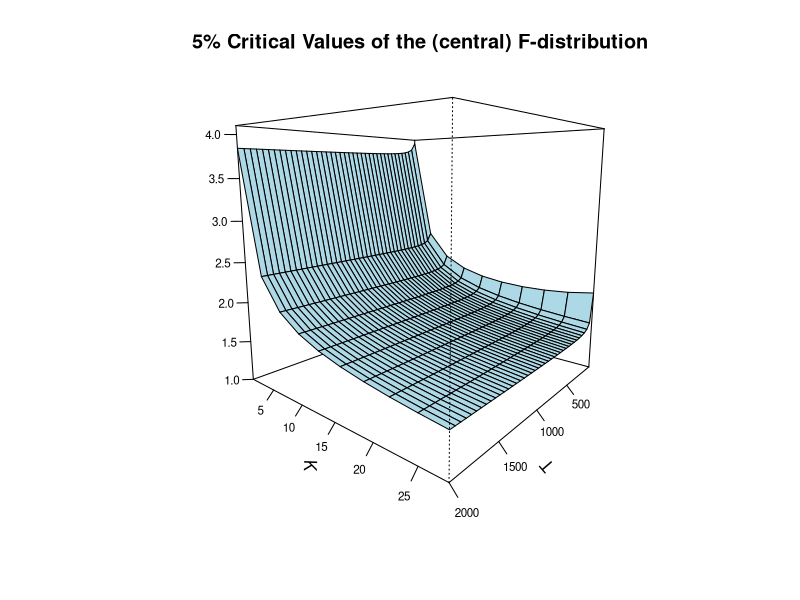
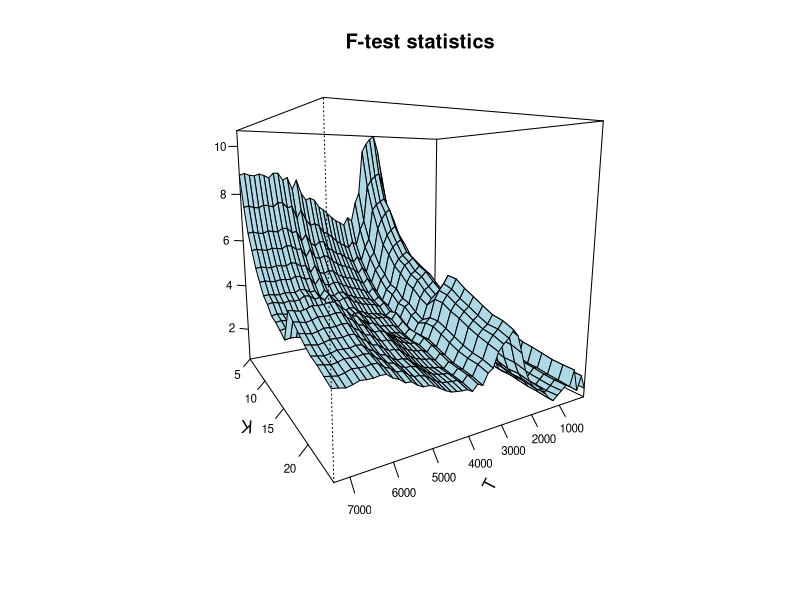
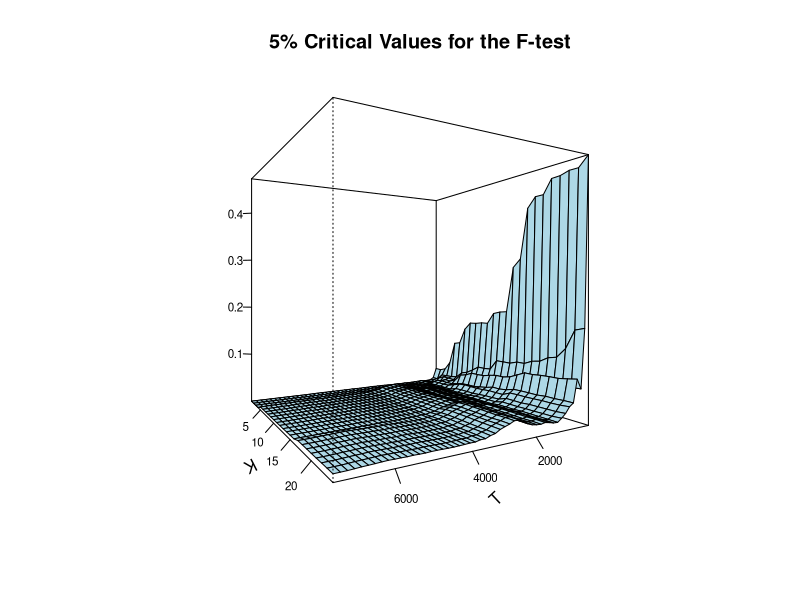
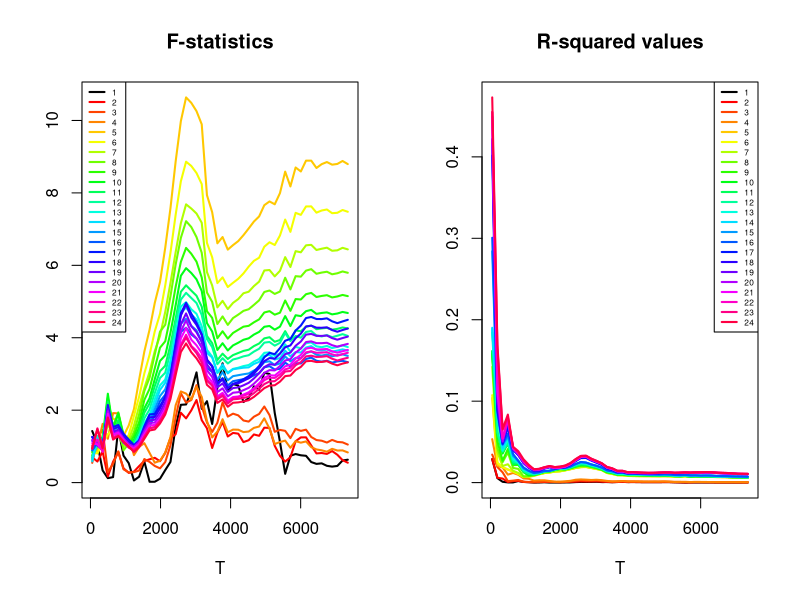
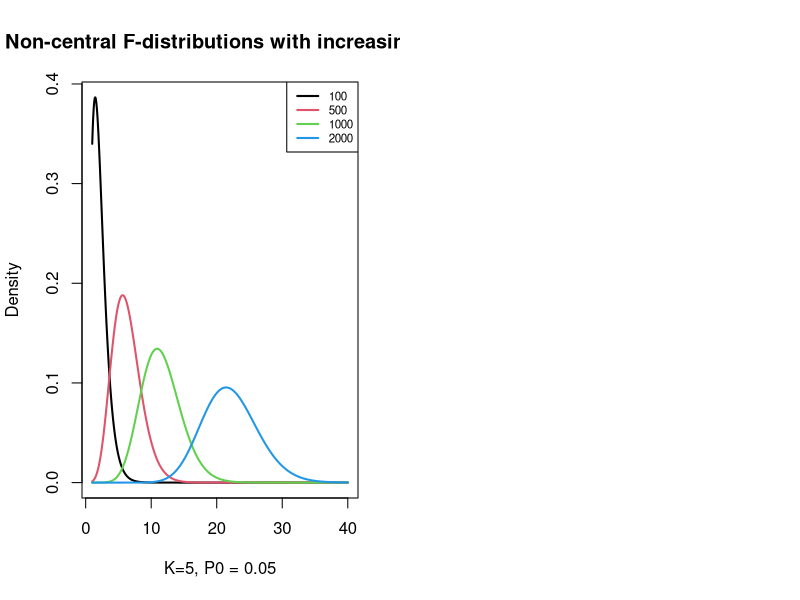
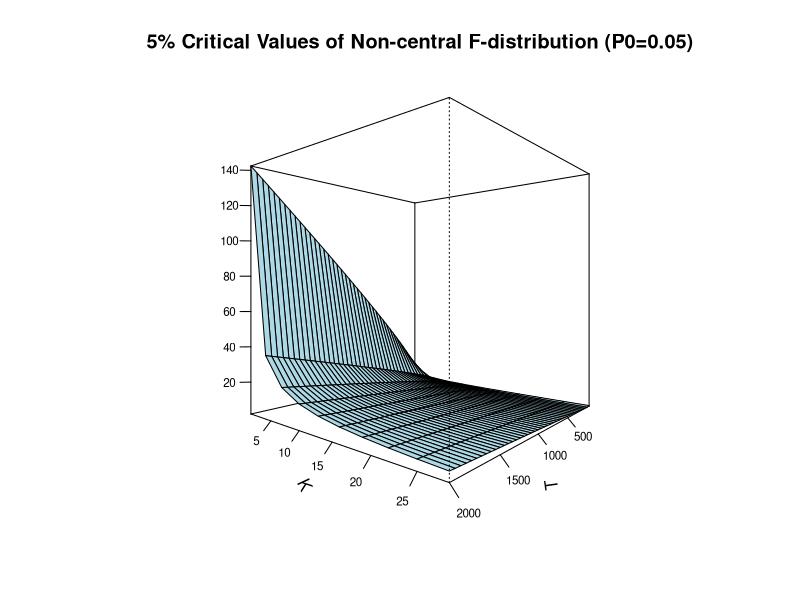

Write R code to recreate these figures, in order.
# This is R code for
# How Useful is F-test in Linear Regression?
# By Jae Kim

#rm(list = ls())
K=seq(1,30,3)      # Number of X variables 
T=seq(50,2000,50)  # Sample sizes
alpha = 0.05       # The level of significance

# Calculating the critical values F(K,N-K-1) distribution
CR=matrix(NA,nrow=length(T),ncol=length(K))
for(i in 1:length(T))
  for(j in 1:length(K))
CR[i,j] = qf(1-alpha, df1=K[j],df2 = T[i]-K[j]-1)

persp(T,K,CR,xlab='T', ylab='K', zlab='',
      main='5% Critical Values of the (central) F-distribution', nticks=6, col='lightblue', 
      theta = 130, phi =10,zlim = c(1,4.1),
      cex.lab=1, cex.axis=0.7,
      ticktype='detailed')

# Example
setwd("~/")
# Read the data
datamat <- read.csv("Returns.csv",header=TRUE) 
datamat[,1] <- as.Date(datamat[,1],format = '%d/%m/%Y')
m=nrow(datamat)
markets=colnames(datamat)[3:ncol(datamat)]

# Calculate the return
ret=(datamat[2:m,-c(1,2)]-datamat[1:(m-1),-c(1,2)])/datamat[1:(m-1),-c(1,2)]
# Data frame for estimation
dat=data.frame(SS=datamat$SS[2:nrow(datamat)],ret)

# Run the regression progressively increasing T and K
T= as.integer(seq(50,7345,length.out=50))
fstat=matrix(NA,nrow=length(T),ncol=length(markets))
Rsq=matrix(NA,nrow=length(T),ncol=length(markets))
CR1=matrix(NA,nrow=length(T),ncol=length(markets))
CR2=matrix(NA,nrow=length(T),ncol=length(markets))
# Do-loop for estimation
for(i in 1:length(T)){
  for(j in 1:(length(markets))){
    tem=as.formula(paste("SS~",paste(markets[1:(j)], collapse = "+")))
    M=lm(tem, data=dat[1:T[i],])
    fstat[i,j]=summary(M)$fstatistic[1]
    Rsq[i,j]=summary(M)$r.squared
    CR1[i,j]=qf(0.95,df1=j,df2=T[i]-j-1)
    CR2[i,j]=qf(0.95,df1=j,df2=T[i]-j-1,ncp=T[i]*005/(1-0.05))
  }}

# 3d plot for F-test statistics
persp(T,5:length(markets),fstat[,5:24],xlab='T', ylab='K', zlab='',
      main='F-test statistics', nticks=6, 
      col='lightblue', theta = 150, phi =10,
      cex.lab=1, cex.axis=0.7,
      ticktype='detailed')

# 3d plot for R-squared values
persp(T,1:length(markets),Rsq,xlab='T', ylab='K', zlab='',
      main='5% Critical Values for the F-test', nticks=5, 
      col='lightblue', theta = 150, phi =0,
      cex.lab=1, cex.axis=0.7,
      ticktype='detailed')

# 2d plot for F-test statistics
cl=c(1,rainbow(23))
par(mfrow=c(1,2))
plot(T,fstat[,1],type="l",ylim=c(0,max(fstat)),col=1,lwd=2,
     main="F-statistics", ylab="", xlab="T")
for (i in 2:length(markets)) lines(T,fstat[,i],col=cl[i],lwd=2)
legend("topleft",legend = 1:length(markets),lty=1,lwd=2,
       col=cl,cex=0.5)

# 2d plot for R-squared values
plot(T,Rsq[,1],type="l",ylim=c(0,max(Rsq)),col=1,lwd=2,
     main="R-squared values", ylab="", xlab="T")
for (i in 2:length(markets)) lines(T,Rsq[,i],col=cl[i],lwd=2)
legend("topright",legend = 1:length(markets),lty=1,lwd=2,
       col=cl,cex=0.5)


# Non-central F-distributions:
x=seq(1,40,0.01)
T=c(100,500,1000,2000)
K=5; P0=0.05

plot(x,df(x,df1=K, df2 = T[1]-K-1,ncp= T[1]*P0/(1-P0)),type="l",lwd=2,
     ylab="Density",xlab="K=5, P0 = 0.05",
     main="Non-central F-distributions with increasing T",col=1)
for(i in 2:length(T)){
  lines(x,df(x,df1=K, df2 = T[i]-K-1,ncp= T[i]*P0/(1-P0)),col=i,lwd=2)  }
legend("topright",legend = T,lty=1,lwd=2,
       col=1:6,cex=0.7)

# Critical values for non-central F-distributions
par(mfrow=c(1,1))
K=seq(1,30,3)      # Number of X variables
T=seq(50,2000,50)  # Sample sizes

CR=matrix(NA,nrow=length(T),ncol=length(K))
for(i in 1:length(T))
  for(j in 1:length(K))
    CR[i,j] = qf(1-alpha, df1=K[j],df2 = T[i]-K[j]-1,ncp=T[i]*(0.05/(1-0.05)))

# 3D plot for critical values 
persp(T,K,CR,xlab='T', ylab='K', zlab='',
      main='5% Critical Values of Non-central F-distribution (P0=0.05)', nticks=6, col='lightblue', 
      theta = 130, phi =0,
      cex.lab=1, cex.axis=0.7,
      ticktype='detailed')


